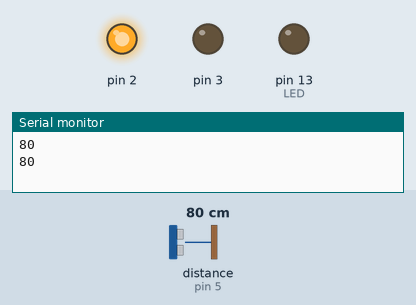
Bench run of a sketch on a simulated Arduino Uno, built with avr-gcc and run on an emulated ATmega328P. On the bench: output pins drawn as LEDs (lit = HIGH), the last lines printed to the serial monitor. Wiring (inferred from the names in the program): ultrasonic range finder: trigger pin 4; echo pin 5. The inputs (shaded band) are chosen by the test bench; at power-on: distance to the obstacle (sensor on pin 5) 80 cm. The echo pulse lasts 58.3 µs per cm; pins used as bus, display or sensor lines are not drawn.

Above: at 1.8 s.
1.9 s: distance to the obstacle (sensor on pin 5) set to 27 cm
3.4 s: distance to the obstacle (sensor on pin 5) set to 22 cm
At 5.0 s:
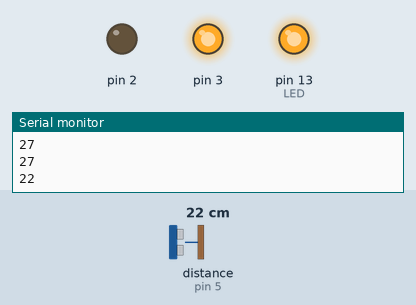
5.5 s: distance to the obstacle (sensor on pin 5) set to 35 cm
At 6.7 s:
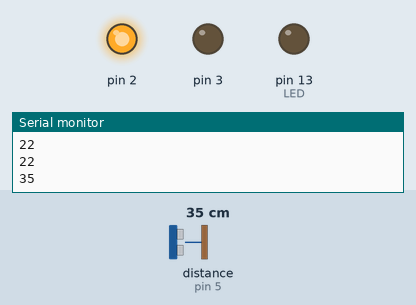
7.5 s: distance to the obstacle (sensor on pin 5) set to 2 cm
At 8.3 s:
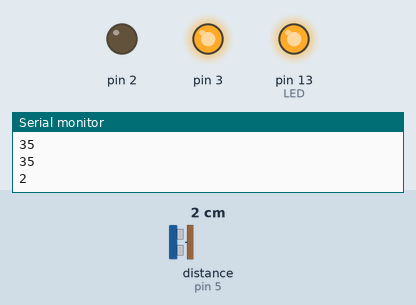
Timing chart, 0 to 10.5 s (numbered marks = the images above; inputs shaded):
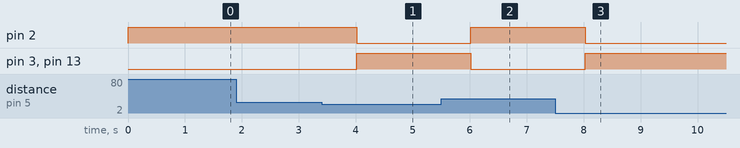

Measured:
- the behaviour switches between 25 and 24 cm on distance to the obstacle (sensor on pin 5) (found by bisection; images 0 and 1)
- after the input at 3.4 s, pin 2: HIGH → LOW after 0.62 s; pin 3, pin 13 (LED): LOW → HIGH after 0.62 s
- after the input at 5.5 s, pin 2: LOW → HIGH after 0.52 s; pin 3, pin 13 (LED): HIGH → LOW after 0.52 s
- after the input at 7.5 s, pin 2: HIGH → LOW after 0.53 s; pin 3, pin 13 (LED): LOW → HIGH after 0.53 s

The sketch:

Sonar.ino
```cpp
const byte LED = 13;
const byte SONAR_TRIG = 4;
const byte SONAR_ECHO = 5;

void setup() {
  Serial.begin (9600);
  pinMode(SONAR_TRIG, OUTPUT);
  pinMode(SONAR_ECHO, INPUT);
  pinMode(13, OUTPUT);
  pinMode(2, OUTPUT);
  pinMode(3, OUTPUT);
}

void loop() {
  digitalWrite(SONAR_TRIG, LOW);
  delayMicroseconds(2);
  digitalWrite(SONAR_TRIG, HIGH);
  delayMicroseconds(10);
  digitalWrite(SONAR_TRIG, LOW);

  long duration = pulseIn(SONAR_ECHO, HIGH);
  long distance = (long)((double)duration / 58.2 + 0.5);

  Serial.println(distance);
  if (distance < 25){
    digitalWrite(LED, HIGH);
    digitalWrite(2, LOW);
    digitalWrite(3, HIGH);
  } else {
    digitalWrite(LED, LOW);
    digitalWrite(2, HIGH);
    digitalWrite(3, LOW);
  }

  delay(1000);
}
```
